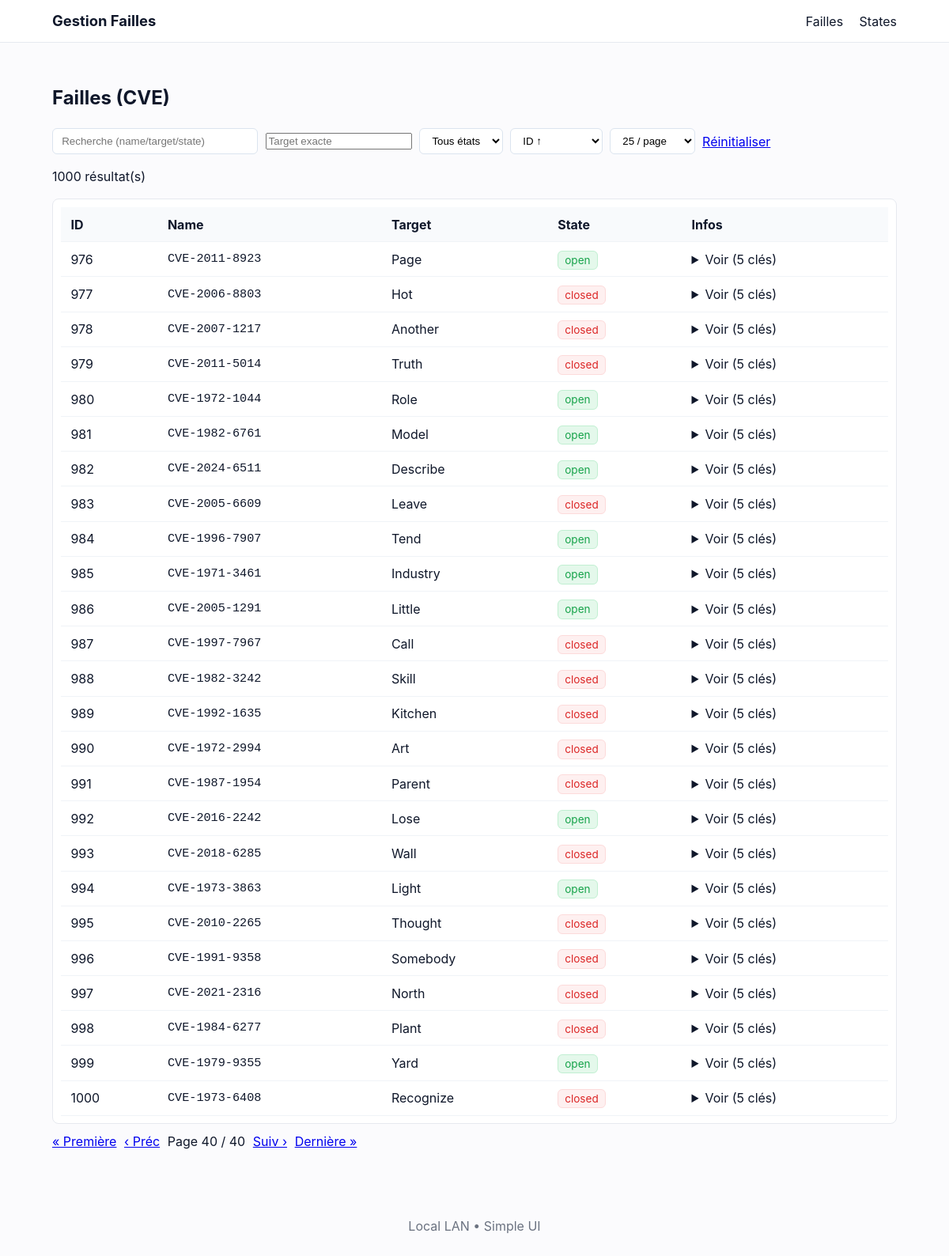
Page /failles?q=&target=&state=&sort=id_asc&size=25&page=40 on the committed database.
### tables this page shows
CREATE TABLE cve (
        id      INTEGER PRIMARY KEY AUTOINCREMENT,
        name    TEXT NOT NULL,
        target  TEXT NOT NULL,
        state   TEXT NOT NULL,
        infos   TEXT NOT NULL
    );

### main.py (the view)
@app.get("/failles", response_class=HTMLResponse)
def failles_page(
    request: Request,
    q: Optional[str] = Query(default=None),
    target: Optional[str] = Query(default=None),
    state: Optional[str] = Query(default=None),
    sort: str = Query(default="id_asc"),
    page: int = Query(default=1, ge=1),
    size: int = Query(default=25, ge=1, le=200),
):
    if q is not None:
        q = q.strip() or None
    if target is not None:
        target = target.strip() or None
    if state is not None:
        state = state.strip() or None
    total = count_cves(q=q, target=target, state=state)
    rows = list_cves_paged(
        q=q,
        target=target,
        state=state,
        sort=sort,
        page=page,
        page_size=size,
    )
    total_pages = max(1, (total + size - 1) // size)
    context = {
        "request": request,
        "rows": rows,
        "total": total,
        "page": page,
        "size": size,
        "total_pages": total_pages,
        "q": q or "",
        "target": target or "",
        "state": state or "",
        "sort": sort,
    }
    return templates.TemplateResponse("failles.html", context)

### Web_app/templates/failles.html (shortened to what this page needs)
{% extends "base.html" %}
{% block content %}
<h2>Failles (CVE)</h2>
<form method="get" id="filtersForm" class="controls">
  <input type="search"
        name="q"
        placeholder="Recherche (name/target/state)"
        value="{{ q }}"
        onkeydown="if(event.key === 'Enter'){ resetAndSend(); }">
  <input type="text" name="target" placeholder="Target exacte"
         value="{{ target }}"
         onkeydown="if(event.key === 'Enter'){ resetAndSend(); }">
  <select name="state" onchange="autoSubmitNow()">
    <option value="" {{ ''==state and 'selected' or '' }}>Tous états</option>
  </select>
  <select name="sort" onchange="autoSubmitNow()">
    <option value="id_asc"   {{ sort=='id_asc' and 'selected' or '' }}>ID ↑</option>
  </select>
  <select name="size" onchange="autoSubmitNow()">
    {% for s in [10,25,50,100] %}
      <option value="{{s}}" {{ s==size and 'selected' or '' }}>{{s}} / page</option>
    {% endfor %}
  </select>
  <a class="btn" href="{{ request.url_for('failles_page') }}">Réinitialiser</a>
</form>
<p class="muted">{{ total }} résultat(s)</p>
<div class="table-wrap">
  <table class="table">
    <thead>
      <tr>
        <th>ID</th><th>Name</th><th>Target</th><th>State</th><th>Infos</th>
      </tr>
    </thead>
    <tbody>
      {% if rows %}
        {% for r in rows %}
        <tr>
          <td>{{ r.id }}</td>
          <td class="mono">{{ r.name }}</td>
          <td>{{ r.target }}</td>
          <td><span class="state {{ r.state }}">{{ r.state }}</span></td>
          <td>
            <details>
              <summary>Voir ({{ r.infos|length }} clés)</summary>
            </details>
          </td>
        </tr>
        {% endfor %}
      {% else %}
        <tr><td colspan="5">Aucun résultat</td></tr>
      {% endif %}
    </tbody>
  </table>
</div>
{% macro qlink(p) -%}
  {{ request.url_for('failles_page')
     ~ '?q=' ~ q
     ~ '&target=' ~ target
     ~ '&state=' ~ state
     ~ '&sort=' ~ sort
     ~ '&size=' ~ size
     ~ '&page=' ~ p
  }}
{%- endmacro %}
<div class="pagination">
  {% set prev = page - 1 if page > 1 else 1 %}
  {% set next = page + 1 if page < total_pages else total_pages %}
  <a class="btn" href="{{ qlink(1) }}">« Première</a>
  <a class="btn" href="{{ qlink(prev) }}">‹ Préc</a>
  <span>Page {{ page }} / {{ total_pages }}</span>
  <a class="btn" href="{{ qlink(next) }}">Suiv ›</a>
  <a class="btn" href="{{ qlink(total_pages) }}">Dernière »</a>
</div>
{% endblock %}

### Web_app/static/css/style.css (style rules this page uses)
:root { --bg: #fbfbfd; --card: #ffffff; --muted: #6b7280; --accent: #2b6cb0; --success: #16a34a; --danger: #dc2626; --container: 1100px; }
* { box-sizing: border-box }
body { font-family: Inter, ui-sans-serif, system-ui, -apple-system, "Segoe UI", Roboto, "Helvetica Neue", Arial; background: var(--bg); color: #0f172a; margin: 0; line-height: 1.5 }
.table-wrap { overflow: auto; background: var(--card); border: 1px solid #e6e9ef; border-radius: 8px; padding: .6rem }
.table { width: 100%; border-collapse: collapse }
.table th, .table td { padding: .6rem .8rem; text-align: left; border-bottom: 1px solid #f0f3f7 }
.table th { background: #f8fafc; position: sticky; top: 0 }
.controls { display: flex; gap: .6rem; flex-wrap: wrap; align-items: center; margin-bottom: .8rem }
.controls input[type="search"] { padding: .5rem .7rem; min-width: 260px; border-radius: 6px; border: 1px solid #dbe4ef }
.controls select, .controls button { padding: .45rem .7rem; border-radius: 6px; border: 1px solid #dbe4ef; background: white }
.state { padding: .2rem .5rem; border-radius: 6px; font-size: .85rem }
.state.open { background: rgba(34, 197, 94, 0.12); color: var(--success); border: 1px solid rgba(34, 197, 94, 0.18) }
.state.closed { background: rgba(239, 68, 68, 0.08); color: var(--danger); border: 1px solid rgba(239, 68, 68, 0.12) }
.mono { font-family: monospace; font-size: .95rem }
.pagination { display: flex; gap: .6rem; align-items: center; margin-top: .6rem }

### rows in the picture
cve: id "976", name "CVE-2011-8923", target "Page", state "open", infos|length "5"
cve: id "977", name "CVE-2006-8803", target "Hot", state "closed", infos|length "5"
cve: id "978", name "CVE-2007-1217", target "Another", state "closed", infos|length "5"
cve: id "979", name "CVE-2011-5014", target "Truth", state "closed", infos|length "5"
cve: id "980", name "CVE-1972-1044", target "Role", state "open", infos|length "5"
cve: id "981", name "CVE-1982-6761", target "Model", state "open", infos|length "5"
cve: id "982", name "CVE-2024-6511", target "Describe", state "open", infos|length "5"
cve: id "983", name "CVE-2005-6609", target "Leave", state "closed", infos|length "5"
cve: id "984", name "CVE-1996-7907", target "Tend", state "open", infos|length "5"
cve: id "985", name "CVE-1971-3461", target "Industry", state "open", infos|length "5"
cve: id "986", name "CVE-2005-1291", target "Little", state "open", infos|length "5"
cve: id "987", name "CVE-1997-7967", target "Call", state "closed", infos|length "5"
cve: id "988", name "CVE-1982-3242", target "Skill", state "closed", infos|length "5"
cve: id "989", name "CVE-1992-1635", target "Kitchen", state "closed", infos|length "5"
cve: id "990", name "CVE-1972-2994", target "Art", state "closed", infos|length "5"
cve: id "991", name "CVE-1987-1954", target "Parent", state "closed", infos|length "5"
cve: id "992", name "CVE-2016-2242", target "Lose", state "open", infos|length "5"
cve: id "993", name "CVE-2018-6285", target "Wall", state "closed", infos|length "5"
cve: id "994", name "CVE-1973-3863", target "Light", state "open", infos|length "5"
cve: id "995", name "CVE-2010-2265", target "Thought", state "closed", infos|length "5"
cve: id "996", name "CVE-1991-9358", target "Somebody", state "closed", infos|length "5"
cve: id "997", name "CVE-2021-2316", target "North", state "closed", infos|length "5"
cve: id "998", name "CVE-1984-6277", target "Plant", state "closed", infos|length "5"
cve: id "999", name "CVE-1979-9355", target "Yard", state "open", infos|length "5"
cve: id "1000", name "CVE-1973-6408", target "Recognize", state "closed", infos|length "5"

### other values in the picture
{{ total }} "1000"
{{ page }} "40"
{{ total_pages }} "40"
form field size "25 / page"
